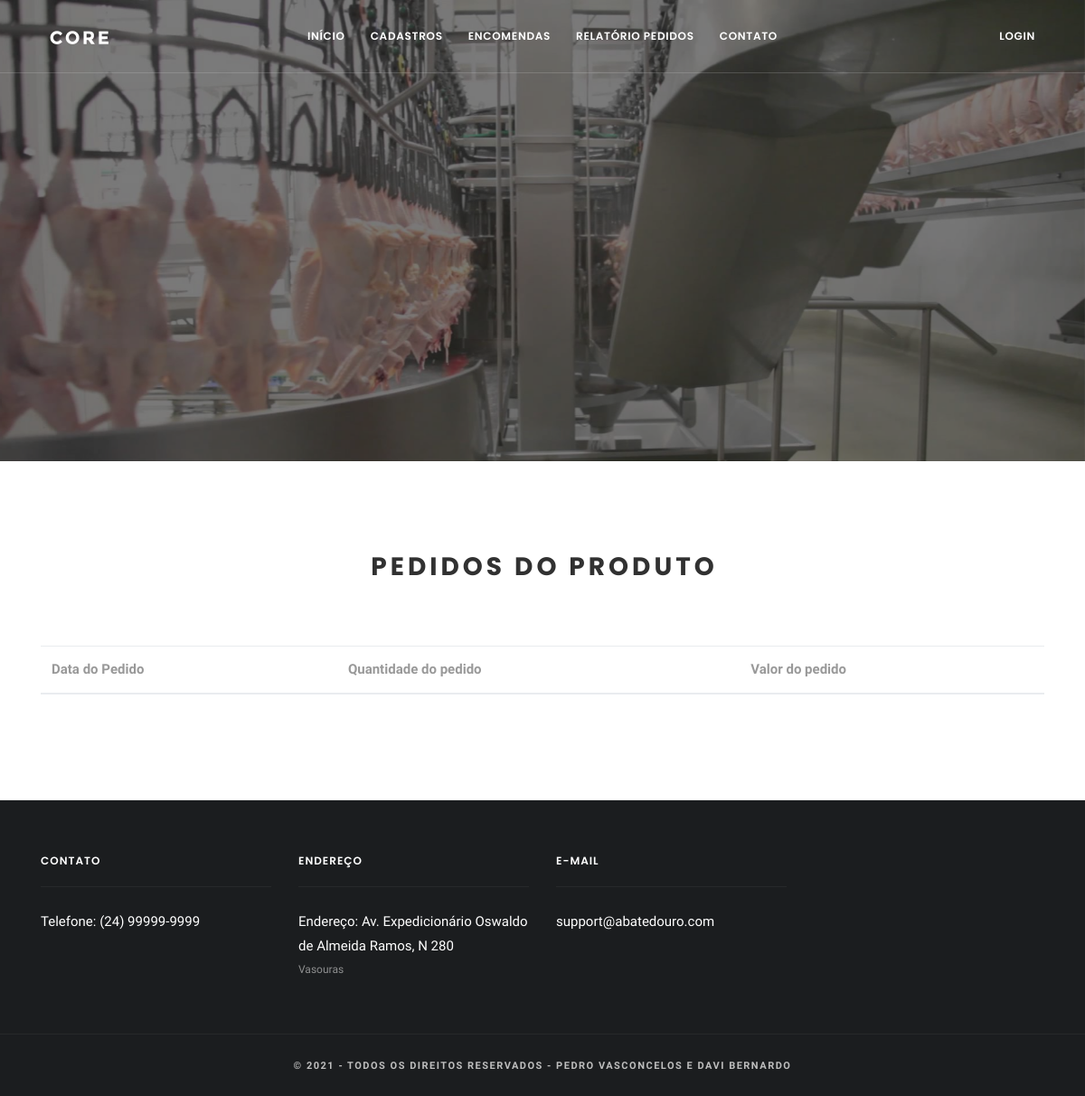
Before: /pedidos/4/ with the older database file.
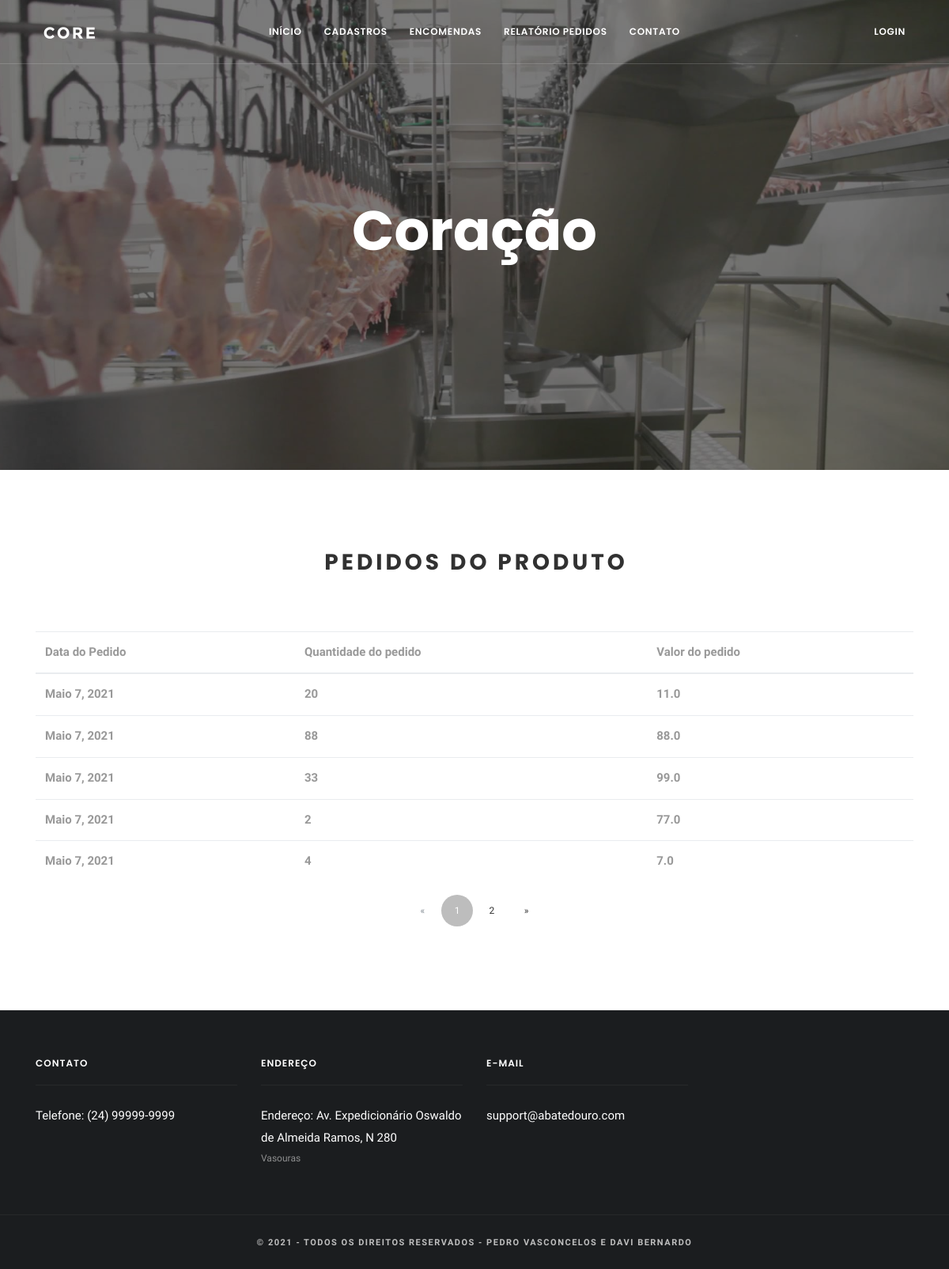
After: the same page with the newer database file.
### aplic/models.py (models this page shows, shortened)
class Produto(models.Model):
    nome = models.CharField(_('Nome do produto'), max_length=55)
    foto = StdImageField(_('Foto'), null=True, blank=True, upload_to=get_file_path, variations={'thumb': {'width': 870, 'height': 1110, 'crop': True}})
    disponibilidade = models.BooleanField(_('Disponibilidade'))
    class Meta:
        verbose_name = _('Produto')
        verbose_name_plural = _('Produtos')

class Pedido(models.Model):
    STATUS = (
        ('Aceito', _('Aceito')),
        ('Recusado', _('Recusado')),
    )
    produto_id = models.ForeignKey(Produto, on_delete=models.DO_NOTHING)
    revendedora_id = models.ForeignKey(Revendedora, on_delete=models.DO_NOTHING)
    quantidade_produto = models.IntegerField(_('Quantidade do produto'))
    data = models.DateField(_('Data'))
    status = models.CharField(_('Status'), max_length=20, choices=STATUS)
    valor_total_pedido = models.FloatField(_('Valor total do pedido'))
    class Meta:
        verbose_name = _('Pedido')
        verbose_name_plural = _('Pedidos')

### aplic/views.py (the view)
# urls.py: path('pedidos/<int:id>/', ProdutoPedidoView.as_view(), name='pedidos'),
class ProdutoPedidoView(ListView):
    template_name = 'pedidos.html'
    model = Pedido
    paginate_by = 5
    ordering = 'nome'
    def get_context_data(self, **kwargs):
        context = super(ProdutoPedidoView, self).get_context_data(**kwargs)
        id = self.kwargs['id']
        context['produtos'] = Produto.objects.filter(id=id).first
        return context
    def get_queryset(self):
        id = self.kwargs['id']
        return Pedido.objects.filter(produto_id=id)

### aplic/templates/pedidos.html
{% extends 'base.html' %}
{% load i18n %}
{% load static %}
{% block content %}
			<div class="wrapper">
				<section class="module-header parallax bg-dark bg-dark-60" data-background="{% static 'images/slider_primario.jpg' %}">
					<div class="container">
						<div class="row">
							<div class="col-md-12">
								<h1 class="h1 m-b-10">{{ produtos.nome }}</h1>
							</div>
						</div>
					</div>
				</section>
				<section class="module module-divider-bottom">
					<div class="container">
						<div class="row">
							<div class="col-md-8 m-auto">
								<div class="module-title text-center">
									<h2>{% trans 'Pedidos do produto' %}</h2>
								</div>
							</div>
						</div>
                        <table class="table">
                            <thead>
                                <tr>
                                    <th scope="col">{% trans 'Data do Pedido' %}</th>
                                    <th scope="col">{% trans 'Quantidade do pedido' %}</th>
                                    <th scope="col">{% trans 'Valor do pedido' %}</th>
                                </tr>
                            </thead>
                            <tbody>
                                {% for p in page_obj %}
                                    <tr>
                                        <th scope="row">{{ p.data }}</th>
                                        <th scope="row">{{ p.quantidade_produto }}</th>
                                        <th scope="row">{{ p.valor_total_pedido }}</th>
                                    </tr>
                                {% endfor %}
                            </tbody>
                        </table>
                        {% include 'paginacao.html' %}
					</div>
				</section>
			</div>
{% endblock %}

### aplic/templates/base.html (shortened to what this page needs)
{% load static %}
<!DOCTYPE html>
<html lang="{{ lang }}">
	<head>
		<link href="{% static 'bootstrap/css/bootstrap.min.css' %}" rel="stylesheet">
		<link href="{% static 'css/plugins.min.css' %}" rel="stylesheet">
		<link href="{% static 'css/template.css' %}" rel="stylesheet">
	</head>
	<body>
		<div class="layout">
			{% include 'header.html' %}
			{% block content %} {% endblock %}
			{% include 'footer.html' %}
		</div>
	</body>
</html>

### aplic/templates/header.html (shortened to what this page needs)
{% load static %}
{% load i18n %}
			<header class="header header-center undefined">
				<div class="container-fluid">
					<div class="inner-header"><a class="inner-brand" href="#"><img class="brand-dark" src="{% static 'images/logo.png' %}" width="77px" alt=""><img class="brand-light" src="{% static 'images/logo-light.png' %}" width="77px" alt="">
							</a></div>
					<div class="inner-navigation collapse">
						<div class="inner-navigation-inline">
							<div class="inner-nav">
								<ul>
									<li><a href="{% url 'index' %}">{% trans 'Início' %}</a></li>
									<li class="menu-item-has-children"><a href="#">{% trans 'Cadastros' %}</a>
									</li>
									<li><a href="{% url 'produtos' %}">{% trans 'Encomendas' %}</a></li>
									<li><a href="{% url 'relatorio-pedidos' %}">{% trans 'Relatório Pedidos' %}</a></li>
									<li><a href="{% url 'contato' %}">{% trans 'Contato' %}</a></li>
								</ul>
							</div>
						</div>
					</div>
					<div class="extra-nav">
						<ul>
							<li><a href="/esconde"><span>Login</span></a></li>
						</ul>
					</div>
				</div>
			</header>

### aplic/templates/paginacao.html
{% load static %}
{% if is_paginated %}
    <nav aria-label="navegacao-paginacao">
        <ul class="pagination">
            {% if page_obj.has_previous %}
                <li class="page-item"><a class="page-link" href="?page={{ page_obj.previous_page_number }}">&laquo;</a></li>
            {% else %}
                <li class="page-item disabled"><a class="page-link" href="#">&laquo;</a></li>
            {% endif %}
            {% for num in paginator.page_range %}
                {% if page_obj.number == num %}
                    <li class="page-item active"><a class="page-link" href="#">{{ num }}</a></li>
                {% else %}
                    <li class="page-item"><a class="page-link" href="?page={{num}}">{{ num }}</a></li>
                {% endif %}
            {% endfor %}
            {% if page_obj.has_next %}
                <li class="page-item"><a class="page-link" href="?page={{ page_obj.next_page_number }}">&raquo;</a></li>
            {% else %}
                <li class="page-item disabled"><a class="page-link" href="#">&raquo;</a></li>
            {% endif %}
        </ul>
    </nav>
{% endif %}

### aplic/templates/footer.html (shortened to what this page needs)
{% load static %}
{% load i18n %}
    <div class="wrapper">
				<footer class="footer">
					<div class="container">
						<div class="row">
							<div class="col-md-6 col-lg-3">
								<aside class="widget widget_recent_entries">
									<div class="widget-title">
										<h5>Contato</h5>
									</div>
									<ul>
										<li><a href="#">{% trans 'Telefone' %}: (24) 99999-9999 </a></li>
									</ul>
								</aside>
							</div>
							<div class="col-md-6 col-lg-3">
								<aside class="widget widget_recent_entries">
									<div class="widget-title">
										<h5>Endereço</h5>
									</div>
									<ul>
										<li><a href="#">{% trans 'Endereço' %}: Av. Expedicionário Oswaldo de Almeida Ramos, N 280</a> <span class="post-date">Vasouras</span></li>
									</ul>
								</aside>
							</div>
							<div class="col-md-6 col-lg-3">
								<aside class="widget widget_recent_entries">
									<div class="widget-title">
										<h5>E-mail</h5>
									</div>
									<ul>
										<li><a href="#">support@abatedouro.com</a></li>
									</ul>
								</aside>
							</div>
						</div>
					</div>
					<div class="footer-copyright">
						<div class="container">
							<div class="row">
								<div class="col-md-12">
									<div class="text-center"><span class="copyright">© 2021 - {% trans 'Todos os direitos reservados' %} - Pedro Vasconcelos e Davi Bernardo</a></span></div>
								</div>
							</div>
						</div>
					</div>
				</footer>
			</div>

Changed rows visible on the page:
added Produto: nome "Coração"
added Pedido: data "Maio 7, 2021", quantidade_produto "20", valor_total_pedido "11.0"
added Pedido: data "Maio 7, 2021", quantidade_produto "88", valor_total_pedido "88.0"
added Pedido: data "Maio 7, 2021", quantidade_produto "33", valor_total_pedido "99.0"
added Pedido: data "Maio 7, 2021", quantidade_produto "2", valor_total_pedido "77.0"
added Pedido: data "Maio 7, 2021", quantidade_produto "4", valor_total_pedido "7.0"
Other visible differences:
new list line: "1"
new list line: "2"
